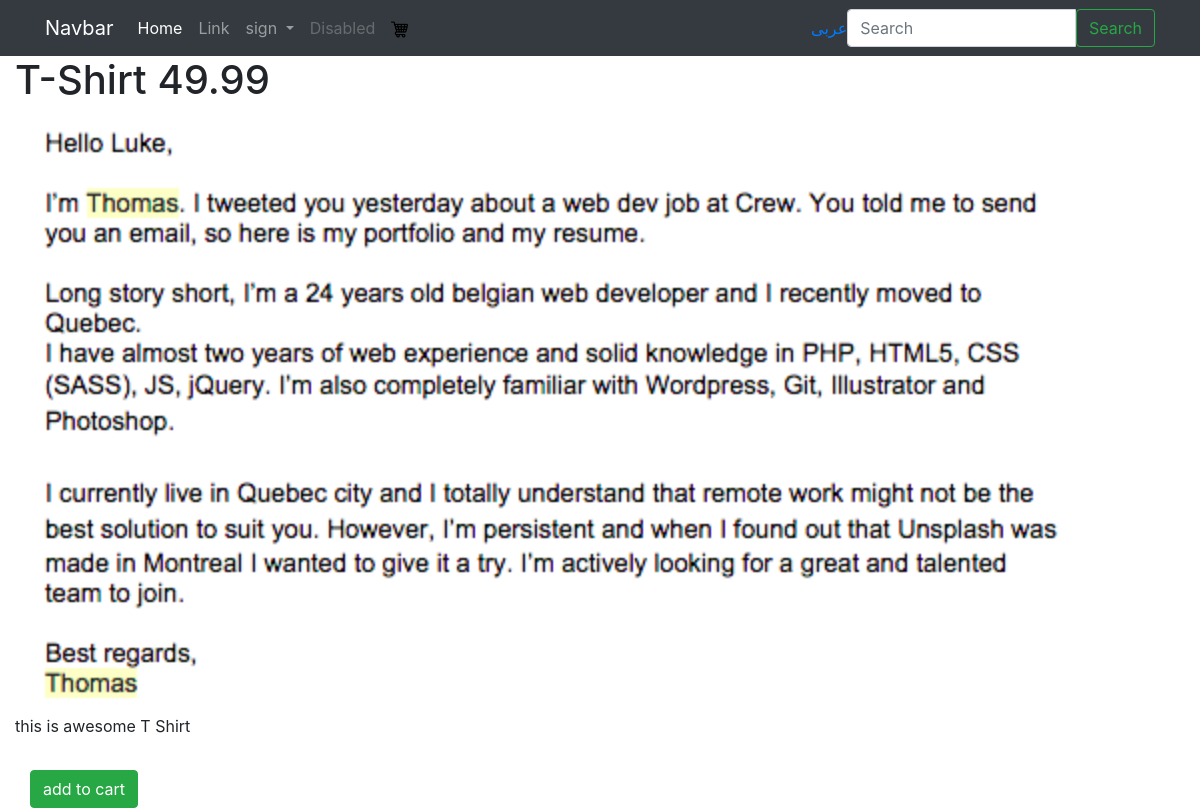
The app's page /1/, older data.
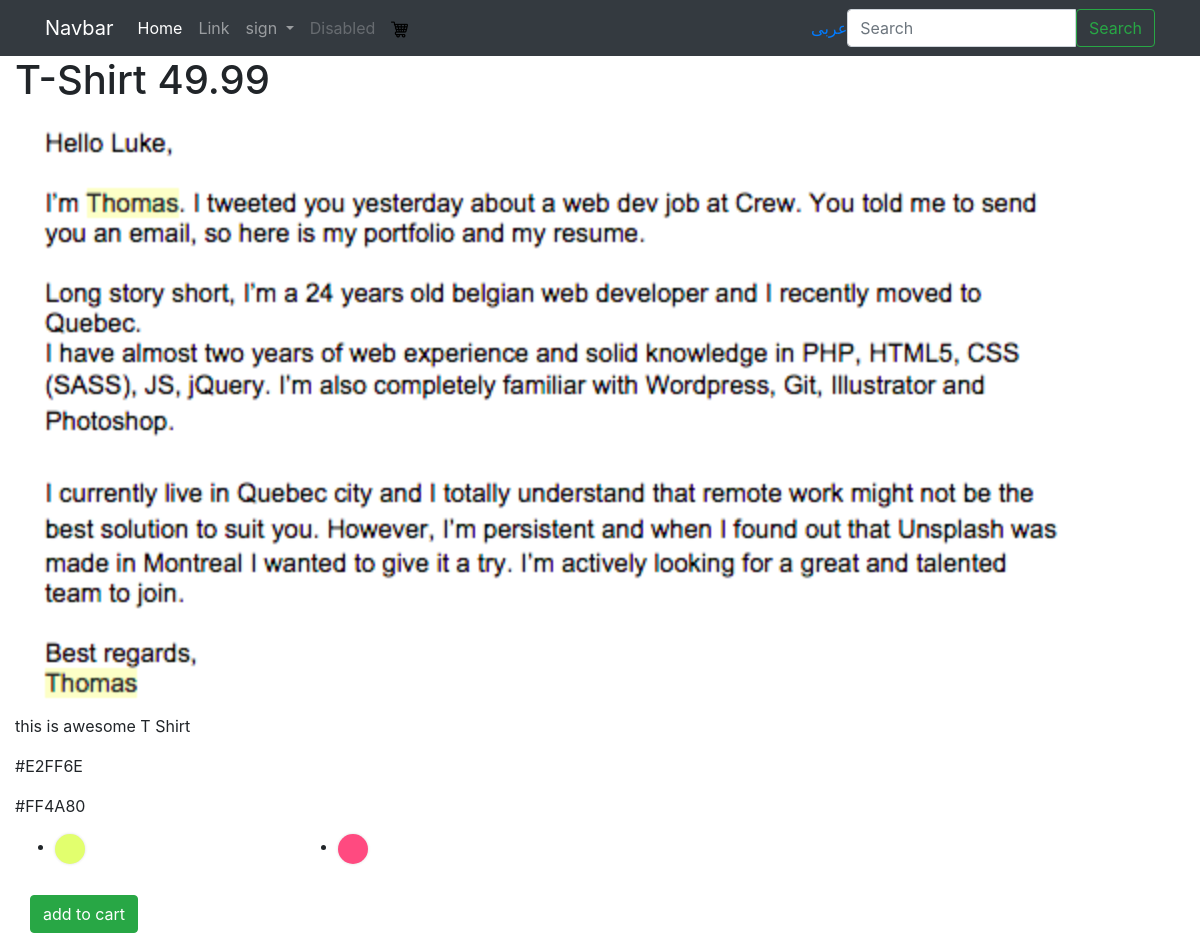
The same page, newer data.
### product/models.py (models this page shows, shortened)
class Color(models.Model):
    color           = ColorField()

### product/views.py (the view)
# urls.py: path('<int:pk>/', ProductDetailView.as_view(), name='detail'),
class ProductDetailView(DetailView):
    queryset = Product.objects.all()
    template_name=  'products/detail.html'
    def get_context_data(self,*args, **kwargs):
        context = super(ProductDetailView, self).get_context_data(*args, **kwargs)
        cart_obj, new_obj = Cart.objects.new_or_get(self.request)
        context['cart'] = cart_obj
        return context

### carts/models.py (called while the page is built)
def pre_save_cart_receiver(sender, instance, *args, **kwargs):
    if instance.subtotal > 0:
        instance.total = Decimal(instance.subtotal) * Decimal(1.08) # 7%
    else:
        instance.total = 0.00

    def new_or_get(self, request):
        cart_id = request.session.get("cart_id", None)
        qs = self.get_queryset().filter(id=cart_id)
        if qs.count() == 1:
            new_obj = False
            cart_obj = qs.first()
            if request.user.is_authenticated and cart_obj.user is None:
                    cart_obj.user = request.user
                    cart_obj.save()
        else:
            cart_obj = Cart.objects.new(user=request.user)
            new_obj = True
            request.session['cart_id'] = cart_obj.id
        return cart_obj, new_obj

    def new(self, user=None):
        user_obj = None
        if user is not None:
            if user.is_authenticated:
                user_obj = user
        return self.model.objects.create(user=user_obj)

### product/models.py (called while the page is built)
    def active(self):
        return self.filter(active=True)

    def get_queryset(self):
        return ProductQuerySet(self.model, using=self._db)

    def all(self):
        return self.get_queryset().active()

### product/templates/products/detail.html (shortened to what this page needs)
{% extends "base.html" %}
{% block content %}
    <div class="col-12">
        <h1>{{object.title}} <span>{{object.price}}</span></h1>
        <img src="{{object.image.url}}" alt="">
        <p>{{object.description}}</p>
        {% for color in object.color.all %}
        <p class="jscolor">{{color.color}}</p>
        {% endfor %}
        <div class="widget-desc">
            <ul class="d-flex">
        {% for color in object.color.all %}
        <li style="width: 25%; margin-bottom: 15px;">
            <a href="" style="width: 30px; height: 30px; display: block; border-radius: 50%; background-color: $white-color; position: relative; z-index: 1; box-shadow: 0 0 3px rgba(0, 0, 0, 0.15); background-color: {{ color.color }};">
            </a>
        </li>
        {% endfor %}
    </div>
    {% include 'update_cart.html' with product=object cart=cart %}
{% endblock content %}

Row changes from the older to the newer data that the page shows:
added Color: color "#E2FF6E"
added Color: color "#FF4A80"
